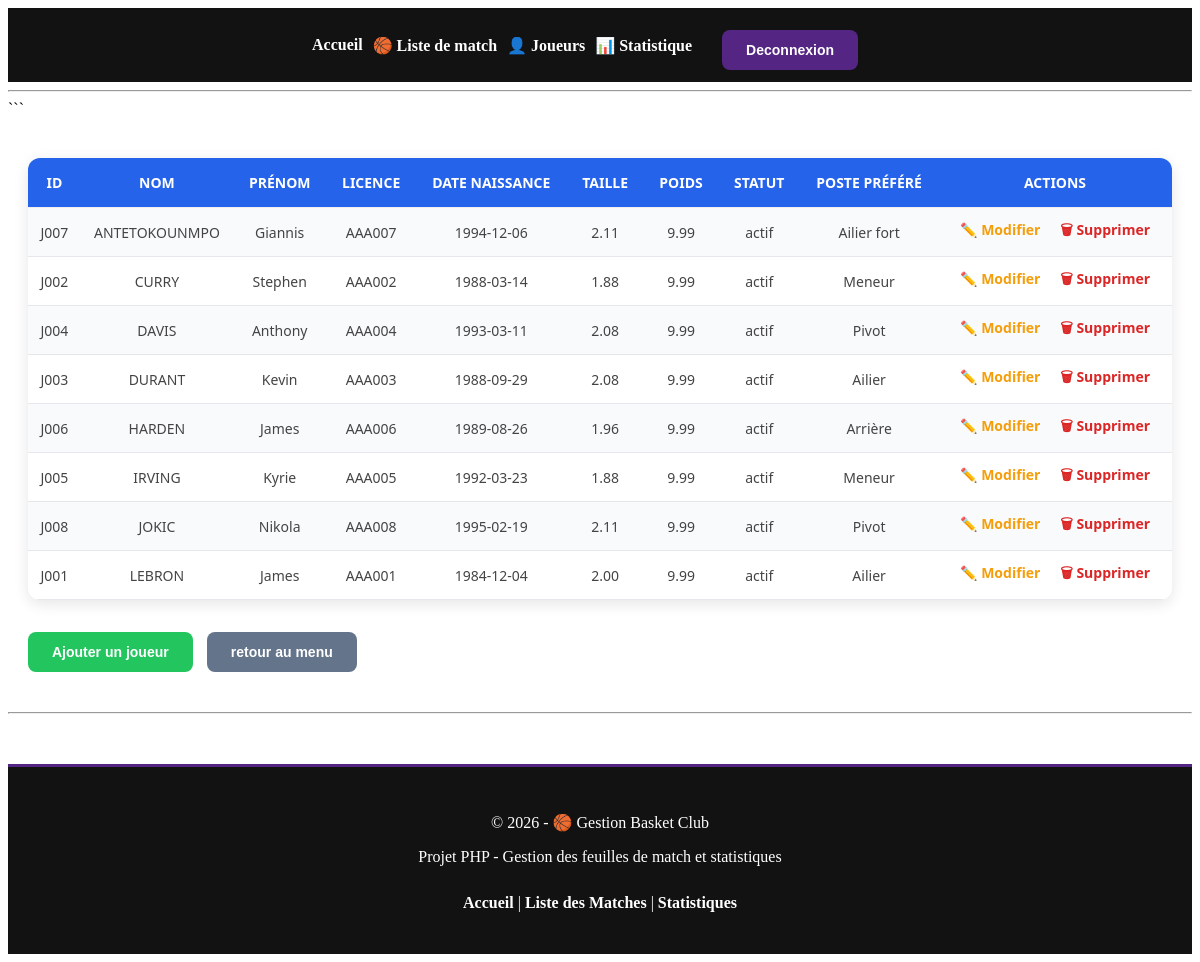
/PHP/Vue/afficher_joueurs.php (signed in), run on the app's committed database.
### tables this page shows
CREATE TABLE Joueur(
   Id_Joueur VARCHAR(50),
   nom VARCHAR(50),
   prenom VARCHAR(50),
   numero_licence VARCHAR(50),
   date_naissance DATE,
   taille DECIMAL(3,2),
   poids DECIMAL(3,2),
   statut VARCHAR(50),
   poste_preferer VARCHAR(50),
   PRIMARY KEY(Id_Joueur)
);

### PHP/modele/DaoJoueur.php (called while the page is built, shortened)
<?php
require_once '../modele/connexionBD.php';
class JoueurDAO {
    private $pdo;
    public function __construct() {
        $connection = new ConnectionBD();
        $this->pdo = $connection->getConnection();
    }
    public function obtenirTous() {
        $req = $this->pdo->query('SELECT * FROM Joueur ORDER BY nom, prenom');
        return $req->fetchAll(PDO::FETCH_ASSOC);
    }
}

### PHP/modele/connexionBD.php (called while the page is built)
<?php
class ConnectionBD{
private $pdo;
    public function __construct(){
     try {
        $this->pdo = new PDO("mysql:host=mysql-hilaire.alwaysdata.net;dbname=hilaire_projetphp;charset=utf8", 'hilaire', 'PhpProject2025*');
    } catch (Exception $e) {
         die("Erreur de connexion : " . $e->getMessage());
     }
}
public function getConnection() : PDO{
    return $this->pdo;
}
}

### PHP/Vue/afficher_joueurs.php (the view, shortened to what this page needs)
<?php
require_once '../modele/DaoJoueur.php';
$daoJoueur = new JoueurDAO();
$joueurs = $daoJoueur->obtenirTous();
$daoJoueur = new JoueurDAO();
$joueurs = $daoJoueur->obtenirTous();
?>
<!DOCTYPE html>
<html lang="fr">
<head>
    <link rel="stylesheet" href="CSS/afficher_joueurs.css">
</head>
<body>
<?php include 'nav.php'; ?>
<form method="POST">
<table border="1" width="900">
    <tr>
        <th>Id</th>
        <th>Nom</th>
        <th>Prénom</th>
        <th>Licence</th>
        <th>Date naissance</th>
        <th>Taille</th>
        <th>Poids</th>
        <th>Statut</th>
        <th>Poste préféré</th>
        <th>Actions</th>
    </tr>
    <?php foreach ($joueurs as $j): ?>
    <tr>
        <td><?= htmlspecialchars($j['Id_Joueur']) ?></td>
        <td><?= htmlspecialchars($j['nom']) ?></td>
        <td><?= htmlspecialchars($j['prenom']) ?></td>
        <td><?= htmlspecialchars($j['numero_licence']) ?></td>
        <td><?= htmlspecialchars($j['date_naissance']) ?></td>
        <td><?= htmlspecialchars($j['taille']) ?></td>
        <td><?= htmlspecialchars($j['poids']) ?></td>
        <td><?= htmlspecialchars($j['statut']) ?></td>
        <td><?= htmlspecialchars($j['poste_preferer']) ?></td>
        <td>
            <a href="modifier_Joueur.php?id=<?= $j['Id_Joueur'] ?>">✏️ Modifier</a>
            <a href="SupprimerJoueur.php?id=<?= $j['Id_Joueur'] ?>">🗑 Supprimer</a>
        </td>
    </tr>
    <?php endforeach; ?>
</table>
<br>
<input type="submit" name="action" value="Ajouter un joueur">
<input type="submit" name="action" value="retour au menu">
</form>
<?php include 'footer.php'; ?>
</body>
</html>

### PHP/Vue/nav.php
<link rel="stylesheet" href="CSS/nav.css">
<nav>
    <ul>
        <li><a href="menuPrincipale.php">Accueil</a></li>
        <li><a href="afficher_matches.php">🏀 Liste de match</a></li>
        <li><a href="afficher_joueurs.php">👤 Joueurs</a></li>
        <li><a href="statistique.php">📊 Statistique</a></li>
        <li>
            <form action="deconnexion.php" method="POST" style="display:inline;">
                <input type="submit" name="Deconnexion" value="Deconnexion">
            </form>
        </li>
    </ul>
</nav>
<hr> ```

### PHP/Vue/footer.php
<link rel="stylesheet" href="CSS/footer.css">
<hr>
<footer>
    <div>
        <p>&copy; <?php echo date('Y'); ?> - 🏀 Gestion Basket Club</p>
        <p>Projet PHP - Gestion des feuilles de match et statistiques</p>
    </div>
    <div>
        <nav>
            <a href="menuPrincipale.php">Accueil</a> |
            <a href="afficher_matches.php">Liste des Matches</a> |
            <a href="statistique.php">Statistiques</a>
        </nav>
    </div>
</footer>

### PHP/Vue/CSS/afficher_joueurs.css (style rules this page uses)
form[method="POST"] { padding: 20px; max-width: 1200px; margin: 20px auto; font-family: "Segoe UI", Tahoma, Geneva, Verdana, sans-serif; }
table[width="900"] { width: 100% !important; max-width: 1150px; margin: 0 auto; border-collapse: collapse !important; background-color: #ffffff; border-radius: 12px; overflow: hidden; box-shadow: 0 4px 15px rgba(0, 0, 0, 0.1); border: none !important; }
table[width="900"] th { background-color: #2563eb; color: white; padding: 15px; text-align: center; font-size: 14px; text-transform: uppercase; border: none !important; }
table[width="900"] td { padding: 12px; text-align: center; border-bottom: 1px solid #e5e7eb; border-left: none !important; border-right: none !important; font-size: 14px; color: #444; }
table[width="900"] tr:nth-child(even) { background-color: #f8fafc; }
table[width="900"] td a { text-decoration: none; font-weight: 600; margin: 0 8px; display: inline-block; }
table[width="900"] td a[href*="modifier"] { color: #f59e0b; }
table[width="900"] td a[href*="Supprimer"] { color: #dc2626; }
form[method="POST"] > input[type="submit"] { padding: 12px 24px; border-radius: 8px; border: none; font-size: 14px; cursor: pointer; font-weight: 600; transition: 0.3s; margin-top: 10px; margin-right: 10px; }
form[method="POST"] > input[value="Ajouter un joueur"] { background-color: #22c55e; color: white; }
form[method="POST"] > input[value="retour au menu"] { background-color: #64748b; color: white; }

### PHP/Vue/CSS/nav.css (style rules this page uses)
nav { background-color: #121212; padding: 12px 0; margin: 0; border-radius: 0; }
nav ul { list-style: none; display: flex; align-items: center; justify-content: center; gap: 28px; padding: 0; margin: 0; }
nav a { text-decoration: none; color: #ffffff; font-weight: 600; transition: color 0.2s ease; }
nav input[type="submit"] { background: #552583; color: white; border: none; padding: 6px 14px; border-radius: 999px; cursor: pointer; font-weight: 600; }
nav ul { flex-wrap: wrap; gap: 10px; justify-content: center; }

### PHP/Vue/CSS/footer.css (style rules this page uses)
footer { background-color: #121212; color: #ffffff; padding: 30px 20px; margin-top: 50px; text-align: center; border-top: 3px solid #552583; }

### data on the page
joueur: Id_Joueur "J007", nom "ANTETOKOUNMPO", prenom "Giannis", numero_licence "AAA007", date_naissance "1994-12-06", taille "2.11", poids "9.99", statut "actif", poste_preferer "Ailier fort"
joueur: Id_Joueur "J002", nom "CURRY", prenom "Stephen", numero_licence "AAA002", date_naissance "1988-03-14", taille "1.88", poids "9.99", statut "actif", poste_preferer "Meneur"
joueur: Id_Joueur "J004", nom "DAVIS", prenom "Anthony", numero_licence "AAA004", date_naissance "1993-03-11", taille "2.08", poids "9.99", statut "actif", poste_preferer "Pivot"
joueur: Id_Joueur "J003", nom "DURANT", prenom "Kevin", numero_licence "AAA003", date_naissance "1988-09-29", taille "2.08", poids "9.99", statut "actif", poste_preferer "Ailier"
joueur: Id_Joueur "J006", nom "HARDEN", prenom "James", numero_licence "AAA006", date_naissance "1989-08-26", taille "1.96", poids "9.99", statut "actif", poste_preferer "Arrière"
joueur: Id_Joueur "J005", nom "IRVING", prenom "Kyrie", numero_licence "AAA005", date_naissance "1992-03-23", taille "1.88", poids "9.99", statut "actif", poste_preferer "Meneur"
joueur: Id_Joueur "J008", nom "JOKIC", prenom "Nikola", numero_licence "AAA008", date_naissance "1995-02-19", taille "2.11", poids "9.99", statut "actif", poste_preferer "Pivot"
joueur: Id_Joueur "J001", nom "LEBRON", prenom "James", numero_licence "AAA001", date_naissance "1984-12-04", taille "2.00", poids "9.99", statut "actif", poste_preferer "Ailier"
